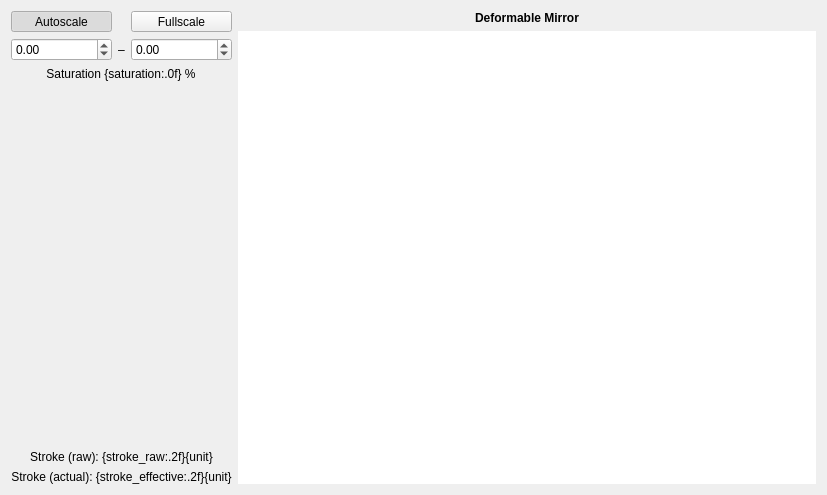
<?xml version="1.0" encoding="UTF-8"?>
<ui version="4.0">
 <class>DMWidget</class>
 <widget class="QWidget" name="DMWidget">
  <property name="geometry">
   <rect>
    <x>0</x>
    <y>0</y>
    <width>827</width>
    <height>495</height>
   </rect>
  </property>
  <property name="windowTitle">
   <string>Deformable Mirror - KalAO</string>
  </property>
  <layout class="QGridLayout" name="gridLayout" columnstretch="0,1">
   <item row="0" column="1">
    <widget class="QLabel" name="title_label">
     <property name="font">
      <font>
       <bold>true</bold>
      </font>
     </property>
     <property name="text">
      <string>Deformable Mirror</string>
     </property>
     <property name="alignment">
      <set>Qt::AlignCenter</set>
     </property>
    </widget>
   </item>
   <item row="0" column="0" rowspan="2">
    <layout class="QVBoxLayout" name="side_layout">
     <item>
      <layout class="QGridLayout" name="scale_layout" columnstretch="1,0,1">
       <item row="2" column="0" colspan="3" alignment="Qt::AlignHCenter|Qt::AlignVCenter">
        <widget class="KLabel" name="saturation_label">
         <property name="text">
          <string>Saturation {saturation:.0f} %</string>
         </property>
         <property name="alignment">
          <set>Qt::AlignCenter</set>
         </property>
        </widget>
       </item>
       <item row="1" column="0">
        <widget class="KScaledDoubleSpinbox" name="min_spinbox">
         <property name="keyboardTracking">
          <bool>false</bool>
         </property>
         <property name="decimals">
          <number>2</number>
         </property>
         <property name="minimum">
          <double>-99.000000000000000</double>
         </property>
         <property name="maximum">
          <double>99.000000000000000</double>
         </property>
         <property name="singleStep">
          <double>0.100000000000000</double>
         </property>
        </widget>
       </item>
       <item row="1" column="2" alignment="Qt::AlignVCenter">
        <widget class="KScaledDoubleSpinbox" name="max_spinbox">
         <property name="keyboardTracking">
          <bool>false</bool>
         </property>
         <property name="decimals">
          <number>2</number>
         </property>
         <property name="minimum">
          <double>-99.000000000000000</double>
         </property>
         <property name="maximum">
          <double>99.000000000000000</double>
         </property>
         <property name="singleStep">
          <double>0.100000000000000</double>
         </property>
        </widget>
       </item>
       <item row="1" column="1">
        <widget class="QLabel" name="minmax_label">
         <property name="text">
          <string>–</string>
         </property>
        </widget>
       </item>
       <item row="0" column="2">
        <widget class="QToolButton" name="fullscale_button">
         <property name="sizePolicy">
          <sizepolicy hsizetype="Minimum" vsizetype="Fixed">
           <horstretch>0</horstretch>
           <verstretch>0</verstretch>
          </sizepolicy>
         </property>
         <property name="text">
          <string>Fullscale</string>
         </property>
         <property name="checkable">
          <bool>true</bool>
         </property>
        </widget>
       </item>
       <item row="0" column="0">
        <widget class="QToolButton" name="autoscale_button">
         <property name="sizePolicy">
          <sizepolicy hsizetype="Minimum" vsizetype="Fixed">
           <horstretch>0</horstretch>
           <verstretch>0</verstretch>
          </sizepolicy>
         </property>
         <property name="text">
          <string>Autoscale</string>
         </property>
         <property name="checkable">
          <bool>true</bool>
         </property>
         <property name="checked">
          <bool>true</bool>
         </property>
        </widget>
       </item>
      </layout>
     </item>
     <item>
      <spacer name="verticalSpacer">
       <property name="orientation">
        <enum>Qt::Vertical</enum>
       </property>
       <property name="sizeHint" stdset="0">
        <size>
         <width>20</width>
         <height>40</height>
        </size>
       </property>
      </spacer>
     </item>
     <item>
      <widget class="KLabel" name="stroke_raw_label">
       <property name="text">
        <string>Stroke (raw): {stroke_raw:.2f}{unit}</string>
       </property>
       <property name="alignment">
        <set>Qt::AlignCenter</set>
       </property>
      </widget>
     </item>
     <item>
      <widget class="KLabel" name="stroke_effective_label">
       <property name="text">
        <string>Stroke (actual): {stroke_effective:.2f}{unit}</string>
       </property>
       <property name="alignment">
        <set>Qt::AlignCenter</set>
       </property>
      </widget>
     </item>
    </layout>
   </item>
   <item row="1" column="1">
    <widget class="KGraphicsView" name="dm_view">
     <property name="enabled">
      <bool>true</bool>
     </property>
     <property name="frameShape">
      <enum>QFrame::NoFrame</enum>
     </property>
     <property name="verticalScrollBarPolicy">
      <enum>Qt::ScrollBarAlwaysOff</enum>
     </property>
     <property name="horizontalScrollBarPolicy">
      <enum>Qt::ScrollBarAlwaysOff</enum>
     </property>
     <property name="sizeAdjustPolicy">
      <enum>QAbstractScrollArea::AdjustToContents</enum>
     </property>
    </widget>
   </item>
  </layout>
 </widget>
 <customwidgets>
  <customwidget>
   <class>KGraphicsView</class>
   <extends>QGraphicsView</extends>
   <header>kalao</header>
  </customwidget>
  <customwidget>
   <class>KLabel</class>
   <extends>QLabel</extends>
   <header>kalao</header>
  </customwidget>
  <customwidget>
   <class>KScaledDoubleSpinbox</class>
   <extends>QDoubleSpinBox</extends>
   <header>kalao</header>
  </customwidget>
 </customwidgets>
 <resources/>
 <connections/>
</ui>
